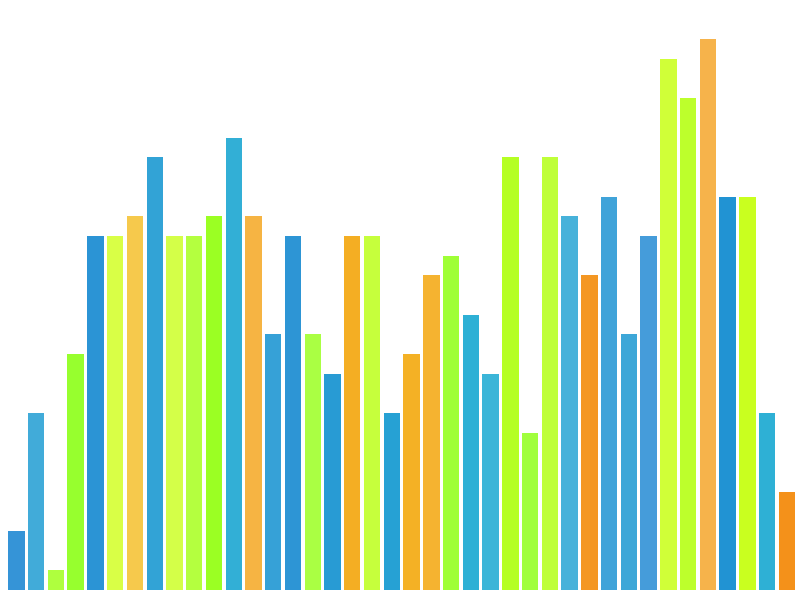

Generate this figure with R:
# Title: Graphing random barchart
# Description: Script used to get background image for personal website
# Author: Gaston Sanchez
# Date: November 2021

# random normal distributions
set.seed(123)
dist1 = rnorm(100, mean = 3, sd = 2)
dist2 = rnorm(150, mean = 7, sd = 3)
dist3 = rnorm(200, mean = 11, sd = 4)
dist4 = rnorm(100, mean = 15, sd = 2)
dist5 = rnorm(100, mean = 18, sd = 1)

# assemble into a single distribution,
# and exploring its overall shape
dists = c(dist1, dist2, dist3, dist4, dist5)
min(dists)
max(dists)

#hist(dists, ylim=c(0, 20), col = "#8595E1",  
#     border = "white", main = "", xlab = "", ylab = "", 
#     axes = FALSE) 


# categorizing class intervals
breaks = seq(0, 20, by = 0.5)
n = length(breaks)

y = cuts = cut(
  dists, 
  breaks = breaks[], 
  labels = breaks[1:(n-1)])


# base colors for color-scheme
bv = runif(100, 0.53, 0.57)
blues = hsv(h = bv, s = 1, v = 0.8, alpha = runif(50, 0.7, 0.9))

gv = runif(100, 0.20, 0.25)
greens = hsv(h = gv, s = 1, v = 1, alpha = runif(50, 0.7, 0.9))

ov = runif(100, 0.08, 0.13)
oranges = hsv(h = ov, s = 1, v = 0.95, alpha = runif(50, 0.7, 0.9))

cols = sample(c(oranges, greens, blues), size = n, replace = TRUE)


# barchart
png(file="full-bars.png", width=1500, height=300)
op = par(mar = c(0.5, 0, 0, 0))
barplot(table(y), border = NA, axes = FALSE, names.arg = "", col = cols,
        xlim = c(1.5,46.5), ylim = c(0,30))
par(op)
dev.off()
